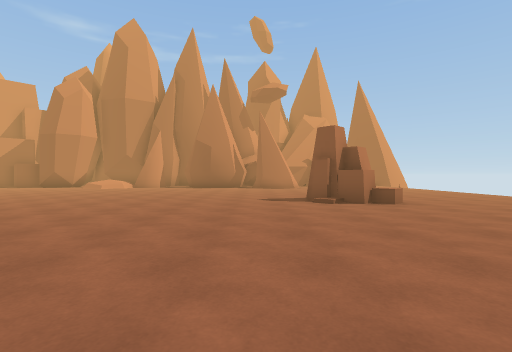
[1] (above)

18 first-person views from a walk through a 3-D level made in the Unity game engine. The camera is 1.2 m above the floor, looks level and sees 85° across. The floor is counted in squares, 2 m on a side. Each view is taken from the middle of a square. On the plan, view 1 faces up. The plan holds only what a view shows up to about 9 squares ahead; the rest is blank. The place goes on beyond the plan. The player character is not drawn. Some animated figures are not drawn.

[2]
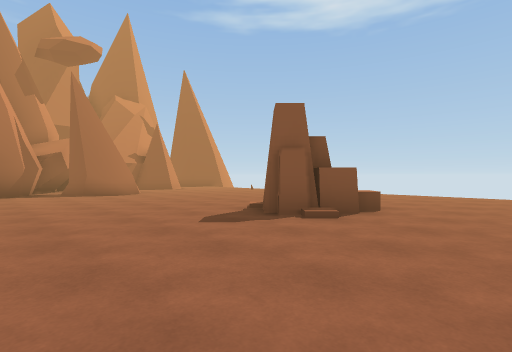

[3]
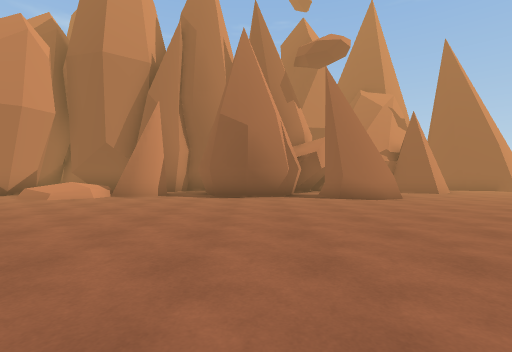

[4]
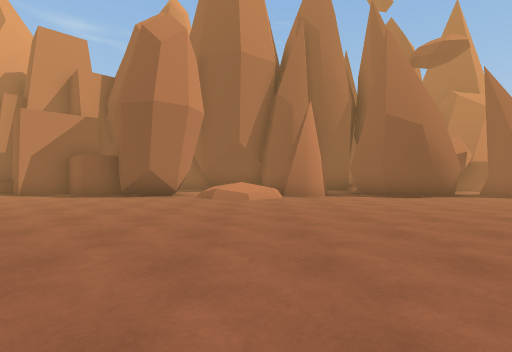

[5]
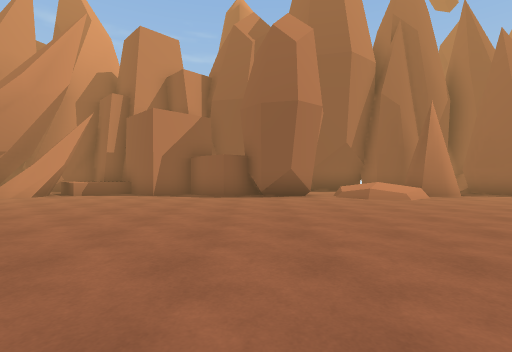

[6]
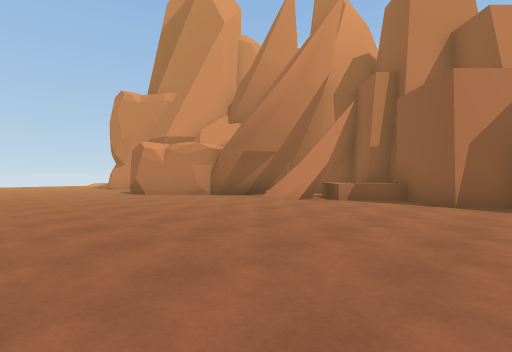

[7]
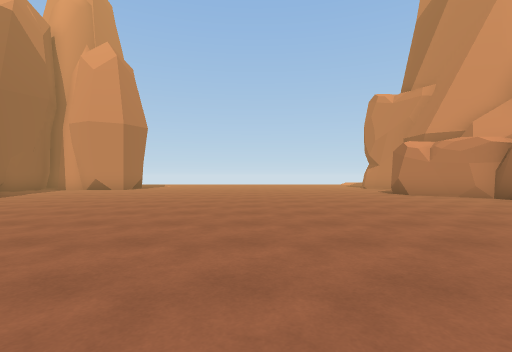

[8]
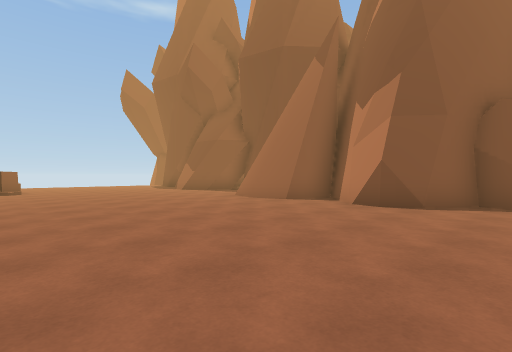

[9]
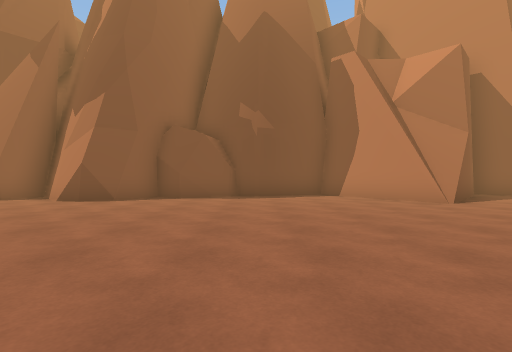

[10]
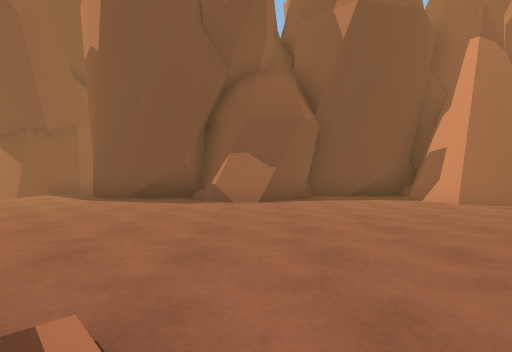

[11]
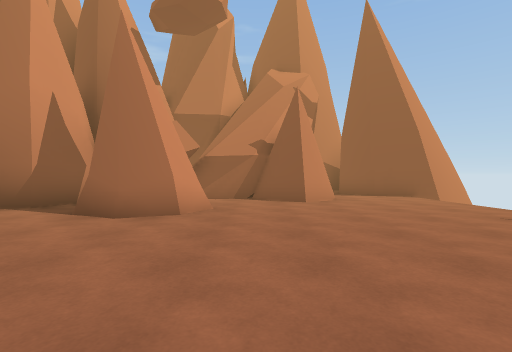

[12]
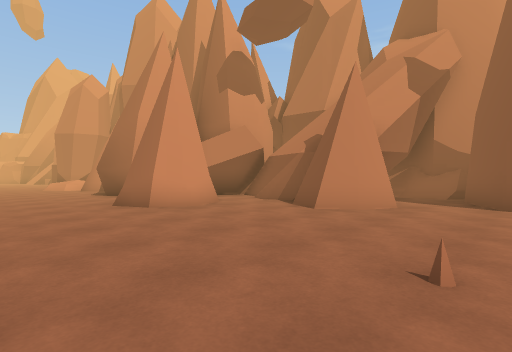

[13]
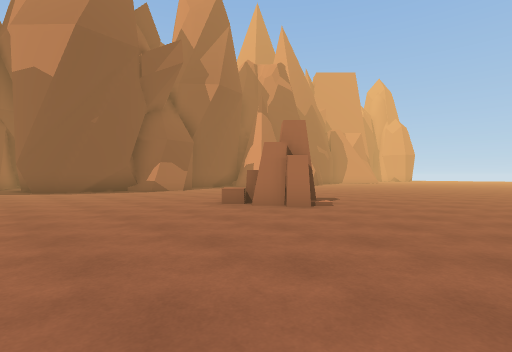

[14]
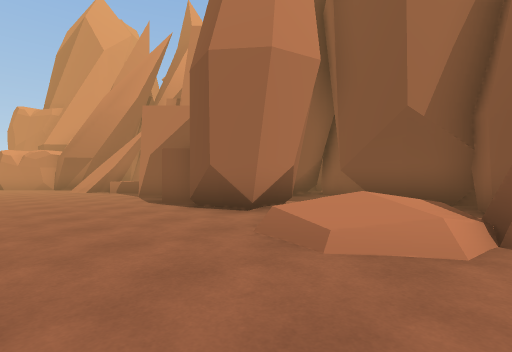

[15]
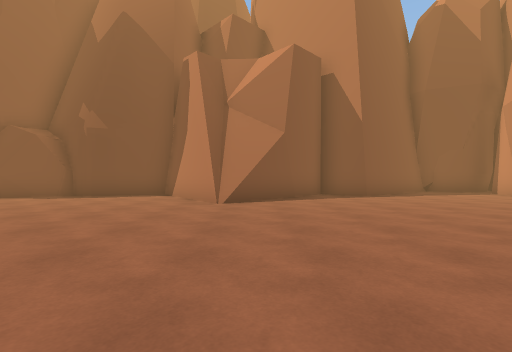

[16]
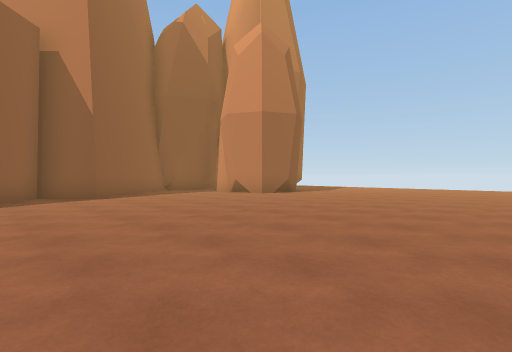

[17]
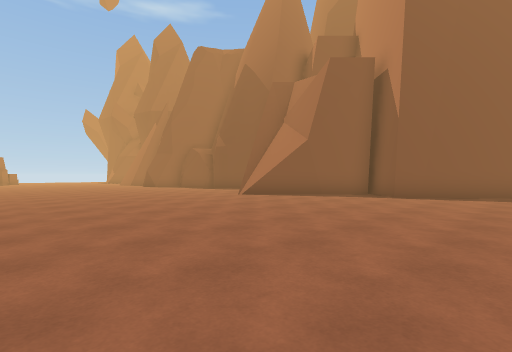

[18]
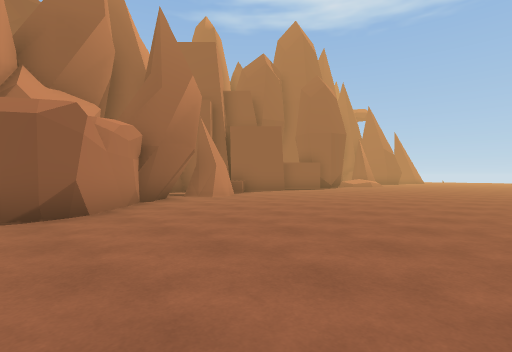

### Floor plan
Key: @ floor where view 1 was taken; # wall or solid block; x gap in a wall; . main floor; : floor 0.25 m higher than the main floor; / step, stairs or slope; = window, fence, low wall or low ledge; ^ raised ledge; v drop or lower ground; R rock.
Columns run from 23 left of view 1 to 9 right of it. Each row starts with its distance up from view 1.
 20                            ###
 19                            #.##
 18               ####         #..###
 17       ##     ###.#     ######..xv
 16       ^^##   #  .#     #...#...
 15     ##^^.#####.//####### ......
 14   ###=#....###.////.##.###.....
 13  ##............//.......:......
 12 ##.............................
 11 ...............................
 10 ...............................
  9 ...............................
  8 ........................./.....
  7 .........................RR....
  6 ..........................R....
  5 ...............................
  4 ...............................
  3 ...............................
  2 ...............................
  1 ......##.......##.##...........
  0 .....####...#########..@##.....
 -1 ..####  #####      ###.######..
 -2  ##                  ###    ##.#

Where each view was taken, in squares from view 1:
view 1: 0 up, 0 right, facing up
view 2: 4 up, 2 left, facing up-right
view 3: 6 up, 2 left, facing up
view 4: 6 up, 7 left, facing up
view 5: 6 up, 11 left, facing up
view 6: 8 up, 13 left, facing up-left
view 7: 7 up, 13 left, facing left
view 8: 7 up, 10 left, facing down-right
view 9: 8 up, 12 left, facing down
view 10: 7 up, 1 right, facing down
view 11: 9 up, 3 right, facing up
view 12: 11 up, 7 right, facing up-left
view 13: 11 up, 7 right, facing down-left
view 14: 11 up, 6 left, facing up-left
view 15: 8 up, 17 left, facing down
view 16: 8 up, 18 left, facing down-left
view 17: 8 up, 23 left, facing down-right
view 18: 7 up, 23 left, facing up-right
